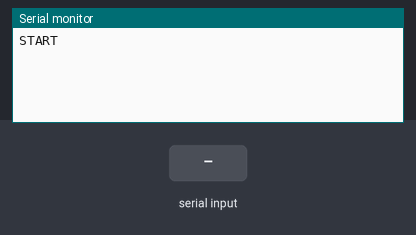
A sketch run on a simulated Arduino Uno, built with avr-gcc and run on an emulated ATmega328P. Shown: the last lines printed to the serial monitor. The test bench sets the inputs (shaded band).

Above: at 1.2 s.
1.3 s: "1" received over the second serial link
At 1.8 s:
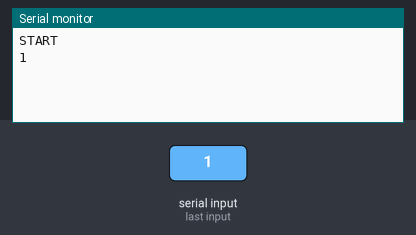
2.8 s: "0" received over the second serial link
At 4.1 s:
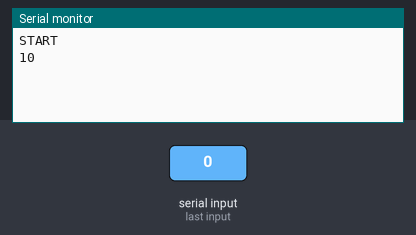

Measured:
- after the input at 1.3 s, the serial monitor: prints a new line at once (image 1)
- after the input at 2.8 s, the serial monitor: prints a new line at once (image 2)

The sketch:

blue_01.ino
```cpp
#include <SoftwareSerial.h>
#define BT_RXD 8
#define BT_TXD 7

SoftwareSerial bluetooth(BT_RXD, BT_TXD);

void setup() {
  Serial.begin(9600);
  bluetooth.begin(9600);

  Serial.println("START");
}

void loop() {
  if(bluetooth.available()){
    Serial.write(bluetooth.read());
  }

  if(Serial.available()){
    bluetooth.write(Serial.read());
  }
}
```
